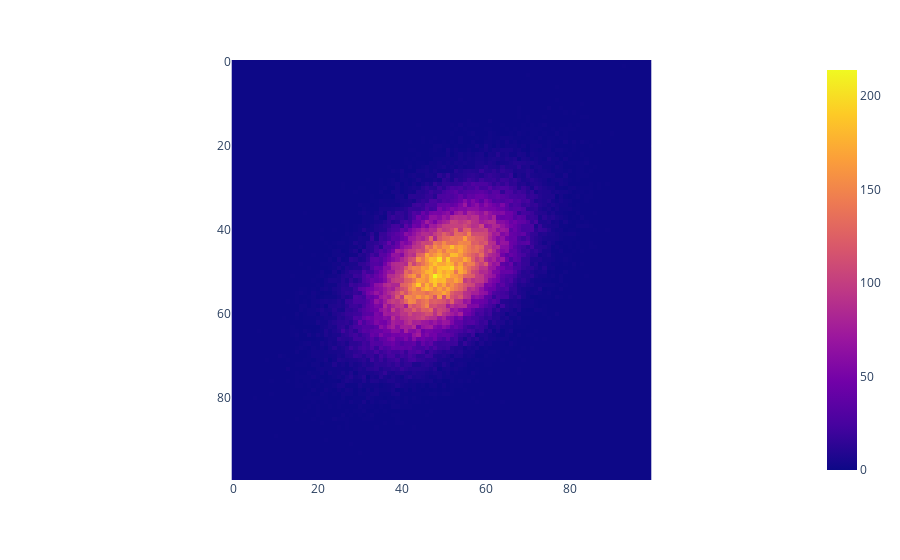

The notebook cell saved with this chart:
### Code cell
PlotHistogram(er.histograms[2])

### Figure 1 — Plotly figure (JSON) as saved in the notebook; plotly's stock layout.template omitted (floating-point values rounded to 4 significant figures; data arrays with more than 128 entries replaced by an {"elided": "..."} marker saying what was removed)
{"data": [{"coloraxis": "coloraxis", "hovertemplate": "x: %{x}<br>y: %{y}<br>color: %{z}<extra></extra>", "name": "0", "type": "heatmap", "xaxis": "x", "yaxis": "y", "z": {"elided": "100x100 int values"}}], "layout": {"coloraxis": {"colorscale": [[0, "#0d0887"], [0.1111, "#46039f"], [0.2222, "#7201a8"], [0.3333, "#9c179e"], [0.4444, "#bd3786"], [0.5556, "#d8576b"], [0.6667, "#ed7953"], [0.7778, "#fb9f3a"], [0.8889, "#fdca26"], [1, "#f0f921"]]}, "margin": {"t": 60}, "xaxis": {"anchor": "y", "constrain": "domain", "domain": [0, 1], "scaleanchor": "y"}, "yaxis": {"anchor": "x", "autorange": "reversed", "constrain": "domain", "domain": [0, 1]}}}
